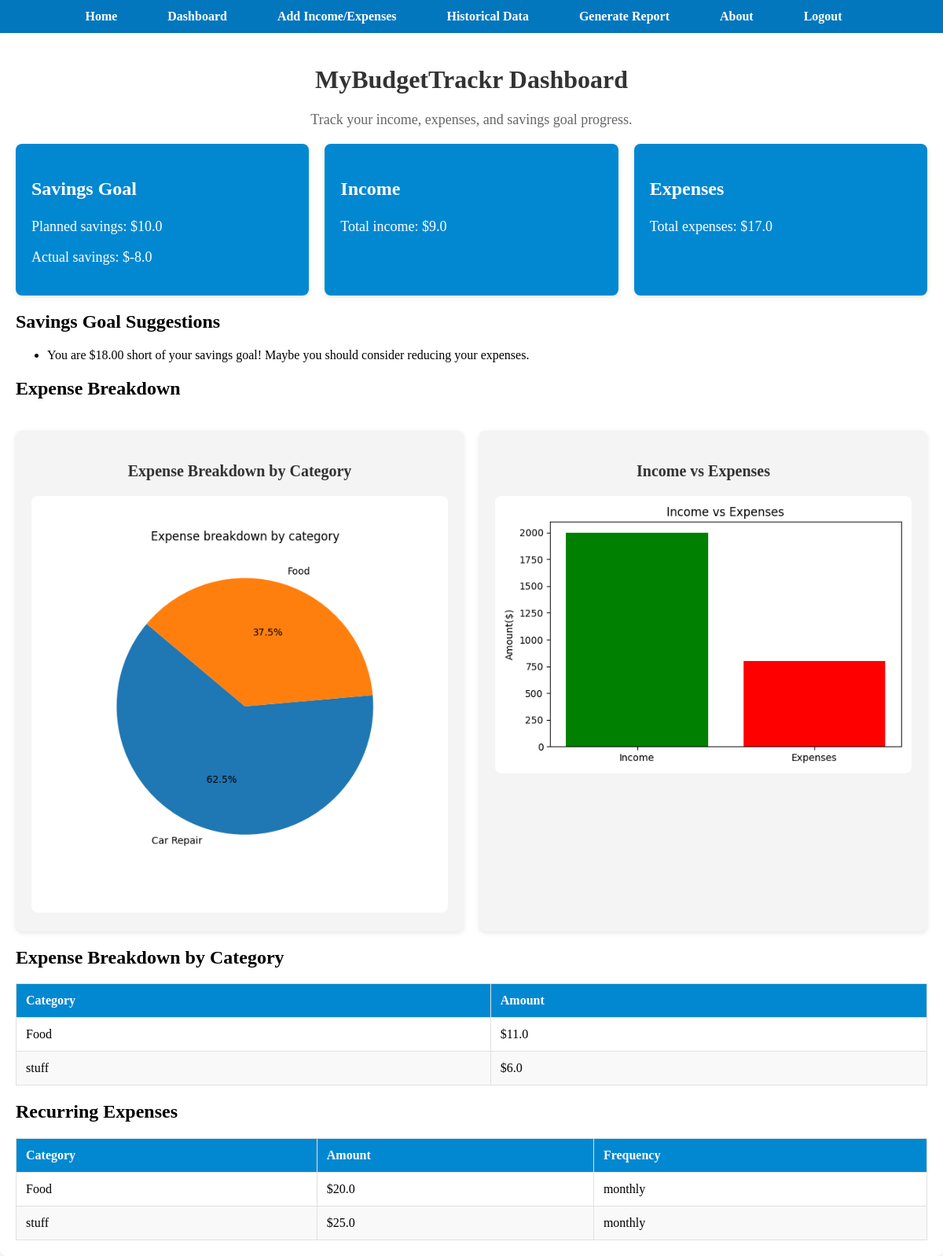
/dashboard (signed in), run on the app's committed database.
### tables this page shows
CREATE TABLE savings_goal (user_id INTEGER PRIMARY KEY, amount REAL NOT NULL, FOREIGN KEY (user_id) REFERENCES users(user_id));

CREATE TABLE expenses (expense_id INTEGER PRIMARY KEY AUTOINCREMENT, user_id INTEGER, category TEXT NOT NULL, amount REAL NOT NULL, date TEXT NOT NULL, FOREIGN KEY (user_id) REFERENCES users(user_id));

CREATE TABLE recurring_expenses (recurring_expense_id INTEGER PRIMARY KEY AUTOINCREMENT, user_id INTEGER, category TEXT NOT NULL, amount REAL NOT NULL, frequency TEXT NOT NULL, FOREIGN KEY (user_id) REFERENCES users(user_id));

### app.py (the view)
@app.route("/dashboard")
def dashboard():
    if "user_id" not in session:
        return redirect("/login")
    user_id = session["user_id"]
    conn = sqlite3.connect("database.db")
    cursor = conn.cursor()
    cursor.execute("SELECT SUM(amount) FROM income WHERE user_id=?",(user_id,))
    total_income= cursor.fetchone()[0] or 0
    cursor.execute("SELECT SUM(amount) FROM expenses WHERE user_id=?",(user_id,))
    total_expenses = cursor.fetchone()[0] or 0
    cursor.execute("SELECT amount from savings_goal WHERE user_id=?",(user_id,))
    savings_goal = cursor.fetchone()
    savings_goal=savings_goal[0] if savings_goal else 0
    total_savings = total_income - total_expenses
    cursor.execute("SELECT category, SUM(amount) FROM expenses WHERE user_id=? GROUP BY category ",(user_id,))
    expense_summary= {row[0]: row[1] for row in cursor.fetchall()}
    if expense_summary:
        values = list(expense_summary.values())
        labels = list(expense_summary.keys())
        plt.figure(figsize=(6, 6))
        plt.pie(values, labels = labels, autopct="%1.1f%%", startangle = 140)
        plt.title("Expense breakdown by category")
        os.makedirs("static", exist_ok=True)
        chart_path=os.path.join("static", "expense_pie_chart.png")
        if os.path.exists(chart_path):
            os.remove(chart_path)
        plt.savefig(chart_path)
        plt.close()
    else:
        chart_path= None
    if total_income == 0 and total_expenses == 0:
        bar_chart_path = None
    else:
        plt.figure(figsize=(6,4))
        categories = ["Income","Expenses"]
        amounts = [total_income, total_expenses]
        plt.bar(categories, amounts, color=["green","red"])
        plt.title("Income vs Expenses")
        plt.ylabel("Amount($)")
        plt.tight_layout()
        bar_chart_path = os.path.join("static", "income_vs_expenses.png")
        if os.path.exists(bar_chart_path):
            os.remove(bar_chart_path)
        plt.savefig(bar_chart_path)
        plt.close()
    cursor.execute("SELECT category, amount, frequency FROM recurring_expenses  WHERE user_id = ?", (user_id,))
    recurring_expenses = [{"category": row[0], "amount": row[1], "frequency": row[2]} for row in cursor.fetchall()]
    suggestions= []
    if total_income == 0 and total_expenses == 0:
        suggestions.append("No data to show.")
    elif total_savings < savings_goal:
        deficit = savings_goal - total_savings
        suggestions.append(f"You are ${deficit:.2f} short of your savings goal! Maybe you should consider reducing your expenses.")
    else:
        suggestions.append(f"You are doing a great job meeting your savings goal of ${savings_goal}!")
    conn.close()
    return render_template ("dashboard.html", recurring_expenses= recurring_expenses, savings_goal=savings_goal, suggestions = suggestions, total_income=total_income,total_expenses=total_expenses, total_savings=total_savings, expense_summary=expense_summary, chart_path=chart_path, bar_chart_path=bar_chart_path)

### templates/dashboard.html (shortened to what this page needs)
{% extends "base.html" %}
{% block content %}
<div class="dashboard-container">
<div class="dashboard-header">
    <h1>MyBudgetTrackr Dashboard</h1>
    <p>Track your income, expenses, and savings goal progress.</p>
</div>
<div class="stats">
<div class="stat-card">
    <h3>Savings Goal</h3>
    <p>Planned savings: ${{ savings_goal }}</p>
    <p>Actual savings: ${{ total_savings }}</p>
</div>
<div class="stat-card">
    <h3>Income</h3>
    <p>Total income: ${{ total_income }}</p>
</div>
<div class="stat-card">
    <h3>Expenses</h3>
    <p>Total expenses: ${{ total_expenses }}</p>
</div>
</div>
        <h2>Savings Goal Suggestions</h2>
        <ul>
        {% for suggestion in suggestions %}
        <li>{{ suggestion }}</li>
        {% endfor %}
        </ul>
                                    <h2>Expense Breakdown</h2>
<div class="chart-container">
{% if chart_path %}
<div class="chart">
<h3>Expense Breakdown by Category</h3>
  <img src="{{ url_for('static', filename='expense_pie_chart.png') }}" alt="Expense Breakdown">
</div>
            {% else %}
            <p>No expenses recorded yet.</p>
            {% endif %}
<div class="chart">
    <h3>Income vs Expenses</h3>
    {% if bar_chart_path %}
    <img src="{{ url_for('static', filename='income_vs_expenses.png') }}" alt="Income vs Expenses">
    {% else %}
    <p>No data to show</p>
    {% endif %}
</div>
    </div>
<h2>Expense Breakdown by Category</h2>
<table border="1">
    <thead>
        <tr>
            <th>Category</th>
            <th>Amount</th>
        </tr>
    </thead>
    <tbody>
        {% for category, amount in expense_summary.items() %}
        <tr>
            <td>{{ category }}</td>
            <td>${{ amount }}</td>
        </tr>
        {% endfor %}
    </tbody>
</table>
<h2>Recurring Expenses</h2>
<table>
<thead>
<tr>
    <th>Category</th>
    <th>Amount</th>
    <th>Frequency</th>
</tr>
</thead>
<tbody>
{% for expense in recurring_expenses %}
<tr>
    <td>{{ expense['category'] }}</td>
    <td>${{ expense['amount'] }}</td>
    <td>{{ expense['frequency'] }}</td>
</tr>
{% endfor %}
</tbody>
</table>
</div>
{% endblock %}

### templates/base.html (shortened to what this page needs)
<!DOCTYPE html>
<html lang="en">
<head>
    <link rel="stylesheet" href="{{ url_for('static', filename='styles.css') }}">
</head>
<body>
<header>
    <nav>
    <ul>
    <li><a href="/">Home</a></li>
    <li><a href="/dashboard">Dashboard</a></li>
    <li><a href="/input">Add Income/Expenses</a></li>
    <li><a href="/history">Historical Data</a></li>
    <li><a href="/report">Generate Report</a></li>
    <li><a href="/about">About</a></li>
    <li><a href="/logout">Logout</a></li>
    </ul>
    </nav>
    </header>
<main>
    {% block content %}{% endblock %}
</main>
</body>
</html>

### static/styles.css (style rules this page uses)
nav ul { list-style-type: none; padding: 0; text-align: center; background-color: #0277bd; margin: 0; }
nav ul li { display: inline-block; margin-right: 20px; }
nav ul li a { text-decoration: none; color: #fff; font-weight: bold; font-size: 16px; padding: 12px 20px; display: inline-block; border-radius: 5px; transition: background-color 0.3s ease-in-out; }
.dashboard-container { max-width: 1200px; margin: 0 auto; padding: 20px; background-color: #fff; box-shadow: 0 4px 10px rgba(0, 0, 0, 0.1); border-radius: 8px; }
.dashboard-header { text-align: center; margin-bottom: 20px; }
.dashboard-header h1 { font-size: 32px; font-weight: bold ; color: #333; }
.dashboard-header p { font-size: 18px; color: #666; }
.stats { display: flex; justify-content: space-between ; gap: 20px; }
.stat-card { flex: 1; background-color: #0288d1; color: #fff; padding: 20px; border-radius: 8px; box-shadow: 0 2px 6px rgba(0, 0, 0, 0.1); }
.stat-card h3 { font-size: 24px; font-weight: bold; }
.stat-card p { font-size: 18px; }
.chart-container { display: flex; justify-content: space-between; gap: 20px; margin-top: 40px; }
.chart { flex: 1; text-align: center; padding: 20px; background-color: #f4f4f4; border-radius: 8px; box-shadow: 0 2px 6px rgba(0, 0, 0, 0.1); }
.chart h3 { font-size: 20px; color: #333; }
.chart img { max-width: 100%; border-radius: 8px; }
table { width: 100%; border-collapse: collapse; }
table, th, td { border: 1px solid #e0e0e0; }
th, td { padding: 12px; text-align: left; font-size: 16px; }
th { background-color: #0288d1; color: #fff; }
tr:nth-child(even) { background-color: #f9f9f9; }
html, body { height: 100%; margin: 0; display: flex; flex-direction: column; }

### data on the page
savings_goal: amount "10.0"
expenses: category "stuff", amount "6.0"
recurring_expenses: category "Food", amount "20.0", frequency "monthly"
recurring_expenses: category "stuff", amount "25.0", frequency "monthly"

### other printed values
{{ total_savings }} "-8.0"
{{ total_income }} "9.0"
{{ total_expenses }} "17.0"
{{ suggestion }} "You are $18.00 short of your savings goal! Maybe you should consider reducing your expenses."
{{ category }} "Food"
{{ amount }} "11.0"
